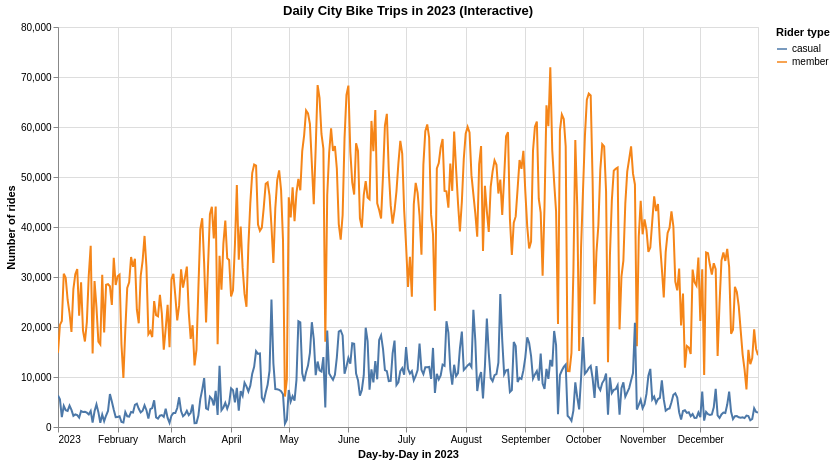

Notebook code cell kept with this figure:
### Markdown cell above
### 3.3.1.2 NYC Daily Ride Patterns Interactive Line Chart

### Code cell
# dropdown options for bike type filter
bike_types = sorted(daily_data["rideable_type"].unique().tolist())

bike_dropdown = alt.binding_select(
    options=bike_types,
    name="Bike type: "
)

# selection for bike type
bike_select = alt.selection_point(
    fields=["rideable_type"],
    bind=bike_dropdown,
    value=bike_types[0]     
)

# selection for rider type (member / casual)
rider_select = alt.selection_point(
    fields=["member_casual"],
    bind="legend"
)

# daily interactive plot
daily_chart = (
    alt.Chart(daily_data)
        .mark_line()
        .encode(
            x=alt.X("date:T", title="Day-by-Day in 2023"),
            y=alt.Y("ride_count:Q", title="Number of rides"),
            color=alt.Color("member_casual:N", title="Rider type"),
            tooltip=[
                alt.Tooltip("date:T", title="Day-by-Day in 2023"),
                alt.Tooltip("rideable_type:N", title="Bike type"),
                alt.Tooltip("member_casual:N", title="Rider type"),
                alt.Tooltip("ride_count:Q", title="Ride count"),
            ],
        )
        .add_params(bike_select, rider_select)
        .transform_filter(bike_select)
        .transform_filter(rider_select)
        .properties(
            width=700,
            height=400,
            title="Daily City Bike Trips in 2023 (Interactive)",
        )
        .interactive()     
)
daily_chart

### Figure 1 — Vega-Lite specification as saved in the notebook (floating-point values rounded to 4 significant figures; data arrays with more than 128 entries replaced by an {"elided": "..."} marker saying what was removed)
{"config": {"view": {"continuousWidth": 300, "continuousHeight": 300}}, "data": {"name": "data-62610d24a978c3644c94646dde94b661"}, "mark": {"type": "line"}, "encoding": {"color": {"field": "member_casual", "title": "Rider type", "type": "nominal"}, "tooltip": [{"field": "date", "title": "Day-by-Day in 2023", "type": "temporal"}, {"field": "rideable_type", "title": "Bike type", "type": "nominal"}, {"field": "member_casual", "title": "Rider type", "type": "nominal"}, {"field": "ride_count", "title": "Ride count", "type": "quantitative"}], "x": {"field": "date", "title": "Day-by-Day in 2023", "type": "temporal"}, "y": {"field": "ride_count", "title": "Number of rides", "type": "quantitative"}}, "height": 400, "params": [{"name": "param_11", "select": {"type": "point", "fields": ["rideable_type"]}, "bind": {"input": "select", "options": ["classic_bike", "electric_bike"], "name": "Bike type: "}, "value": "classic_bike"}, {"name": "param_12", "select": {"type": "point", "fields": ["member_casual"]}, "bind": "legend"}, {"name": "param_13", "select": {"type": "interval", "encodings": ["x", "y"]}, "bind": "scales"}], "title": "Daily City Bike Trips in 2023 (Interactive)", "transform": [{"filter": {"param": "param_11"}}, {"filter": {"param": "param_12"}}], "width": 700, "$schema": "https://vega.github.io/schema/vega-lite/v5.20.1.json", "datasets": {"data-62610d24a978c3644c94646dde94b661": {"elided": "1460 records"}}}
